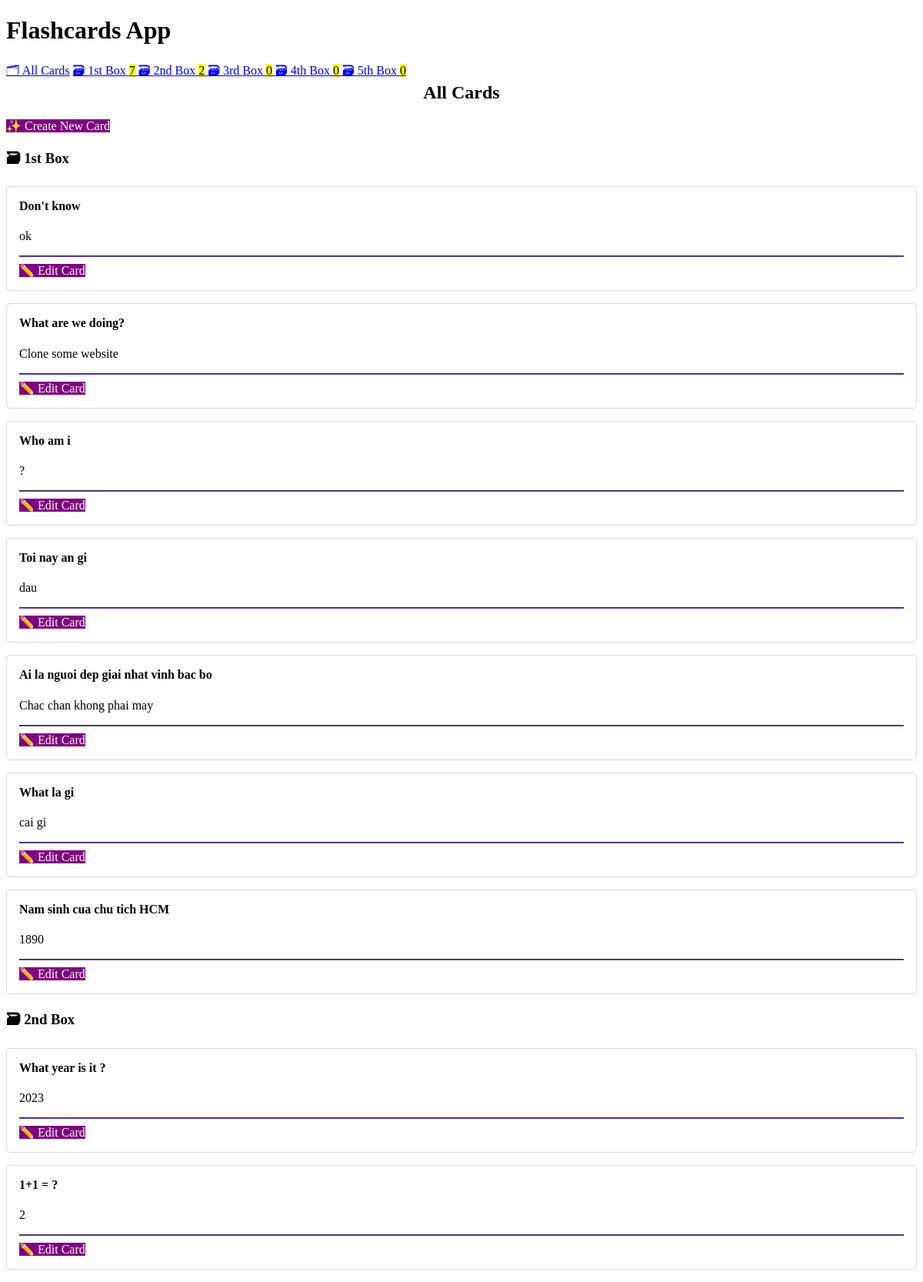
The page / on the database its author committed.
### cards/models.py (models this page shows, shortened)
class Card(models.Model):
    question = models.CharField(max_length=100)
    answer = models.CharField(max_length=100)
    box = models.IntegerField(
        choices=zip(BOXES, BOXES),
        default=BOXES[0],
    )
    date_created = models.DateTimeField(auto_now_add=True)

### cards/views.py (the view)
# urls.py: path("", views.CardListView.as_view(), name="card-list"),
class CardListView(ListView):
    model = Card
    queryset = Card.objects.all().order_by("box", "-date_created")

### cards/templatetags/cards_tags.py (called while the page is built)
@register.inclusion_tag("cards/box_links.html")
def boxes_as_links():
    boxes = []
    for box_num in BOXES:
        card_count = Card.objects.filter(box=box_num).count()
        boxes.append({"number": box_num, "card_count": card_count})
    return {"boxes": boxes}

### cards/templates/cards/card_list.html
{% extends "cards/base.html" %}
{% load humanize %}
{% block content %}
    <h2>
        All Cards
    </h2>
    <a href="{% url 'card-create' %}" role="button" style="background-color: purple;">
        ✨ Create New Card
    </a>
    {% for card in card_list %}
        {% ifchanged %}
            <h3>🗃 {{ card.box | ordinal }} Box</h3>
        {% endifchanged %}
        {% include "cards/card.html" %}
    {% endfor %}
{% endblock content %}

### cards/templates/cards/base.html (shortened to what this page needs)
<!DOCTYPE html>
<html lang="en">
<head>
    <link rel="stylesheet" href="https://cdn.simplecss.org/simple.min.css">
</head>
<body>
    <header>
        <h1>Flashcards App</h1>
        {% include "cards/navigation.html" %}
    </header>
    <main>
        {% block content %}{% endblock content %}
    </main>
</body>
</html>

### cards/templates/cards/navigation.html
{% load cards_tags %}
<nav>
    <a href="{% url 'card-list' %}">🗂 All Cards</a>
    {% boxes_as_links %}
</nav>

### cards/templates/cards/box_links.html
{% load humanize %}
{% for box in boxes %}
    <a href="{% url 'box' box_num=box.number %}">
        🗃 {{ box.number | ordinal }} Box <mark>{{ box.card_count }}</mark>
    </a>
{% endfor %}

### cards/templates/cards/card.html (shortened to what this page needs)
<article>
    <h4>{{ card.question }}</h4>
    {% if not check_card %}
        <p>{{ card.answer }}</p>
        <hr/>
        <a href="{% url 'card-update' card.id %}" role="button" style="background-color: purple;">
            ✏️ Edit Card
        </a>
    {% endif %}
</article>

### cards/templates/cards/base.html (style rules this page uses)
:root { --accent: #6e48ad; --accent-bg: white; --bg: #fff; --text: #212121; --text-light: #585858; --border: #d8dae1; --code: #d81b60; --preformatted: #444; }
article { background-color: var(--marked); border: 1px solid var(--border); border-radius: 5px; padding: 1em; margin: 1em 0; }
h2 { text-align: center; }
h2, h4 { margin-top: 0; }
hr { background: var(--accent); border-color: var(--accent); }
button, a[role="button"] { color: white; text-decoration: none; }

### rows shown on the page
Card: box|ordinal "1st", question "Don't know", answer "ok"
Card: question "What are we doing?", answer "Clone some website"
Card: question "Who am i", answer "?"
Card: question "Toi nay an gi", answer "dau"
Card: question "Ai la nguoi dep giai nhat vinh bac bo", answer "Chac chan khong phai may"
Card: question "What la gi", answer "cai gi"
Card: question "Nam sinh cua chu tich HCM", answer "1890"
Card: box|ordinal "2nd", question "What year is it ?", answer "2023"
Card: question "1+1 = ?", answer "2"

### other values the page prints
{{ box.number | ordinal }} "1st" "2nd" "3rd" "4th" "5th"
{{ box.card_count }} "7" "2" "0" "0" "0"
